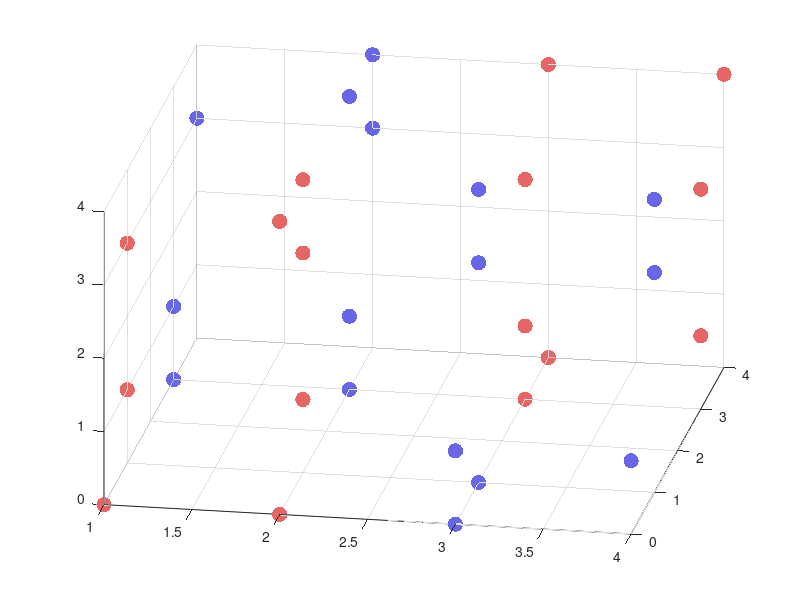
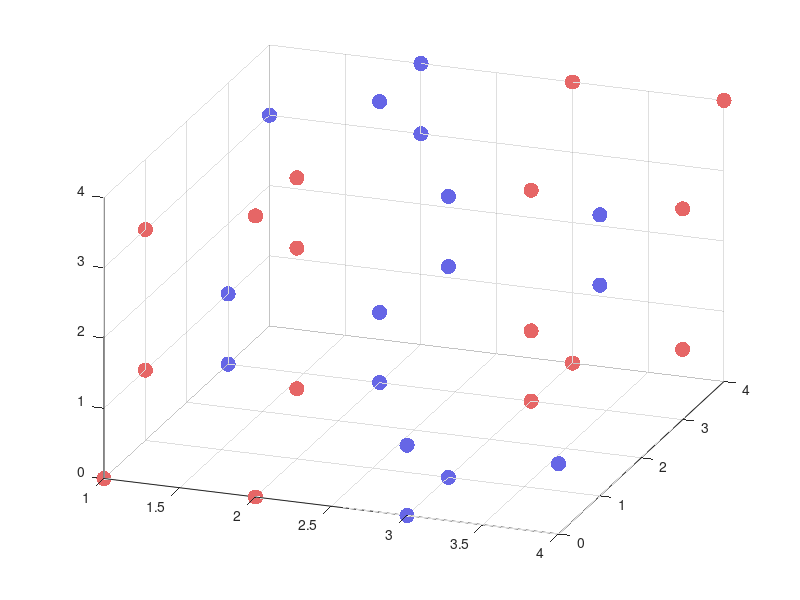
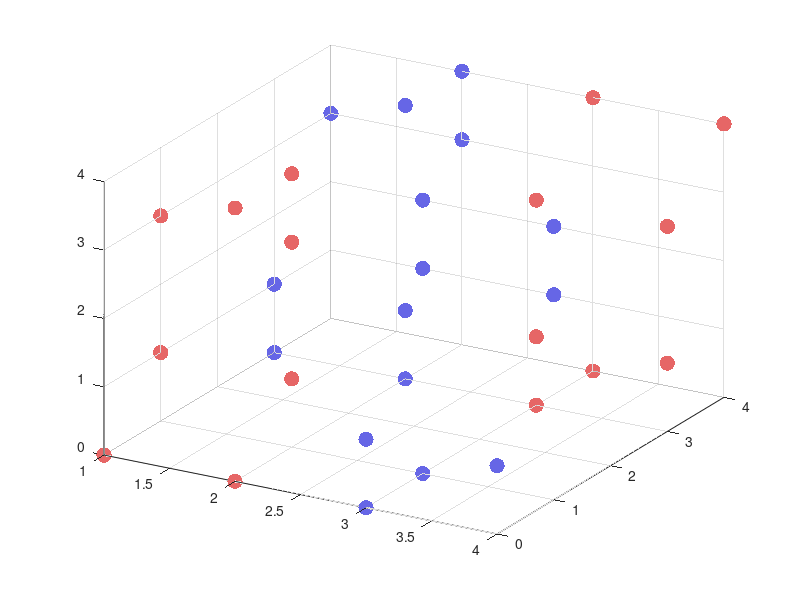
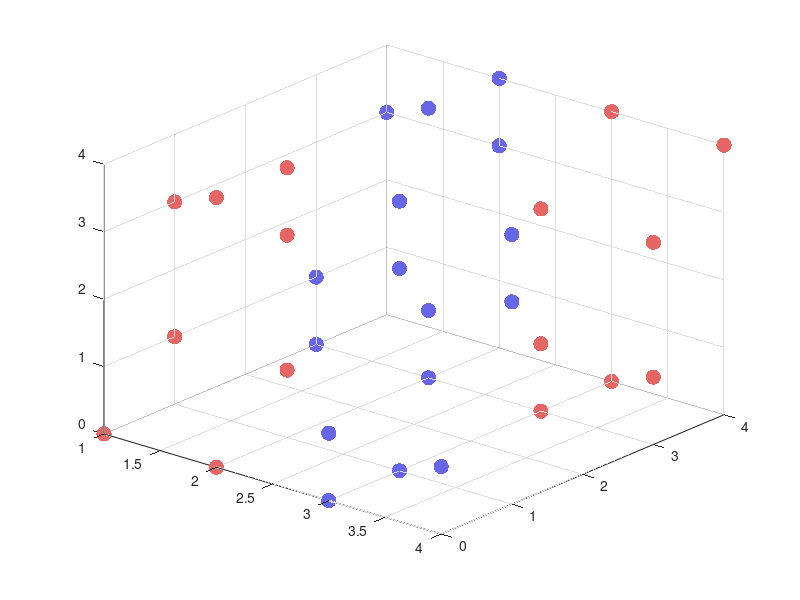

Recreate these plots in MATLAB, in order.
%Jiefeng's stimuli set
%file name
fname = 'jfj_stimuli_param.csv';
fname_train = 'jfj_stimuli_param_train.csv';
fname_test = 'jfj_stimuli_param_test.csv';
%specify training features 
F1 = [1,2,3,4];
F2 = [0,1,3,4];
F3 = [0,1,3,4];

%%categoryA
f(1).F1freq = 3;
f(1).F2freq = [1 2 0 0];
f(2).F1freq = 5;
f(2).F2freq = [2 3 0 0];
f(3).F1freq = 5;
f(3).F2freq = [0 0 3 2];
f(4).F1freq = 3;
f(4).F2freq = [0 0 2 1];

%%feature01
temp = [];
for ii = 1:length(F1)%feature identity
    for ifreq = 1:f(ii).F1freq %first feature frequency
       temp = [temp; F1(ii)];
    end
end

%%feature02
temp2 = [];
for ii = 1:length(F1)%feature identity
for i2 = 1:length(F2)%feature identity
    for ifreq2 = 1:f(ii).F2freq(i2) %second feature frequency
        temp2 = [temp2;F2(i2)];
    end
end
end

%%feature03
temp3 = repmat(F3,1,4);
temp3 = temp3';

CatA_train_feature_set = [temp temp2 temp3 ones(length(temp),1)];%3 features + category label

%%category B
f(1).F1freq = 3;
f(1).F2freq = [0 0 2 1];
f(2).F1freq = 5;
f(2).F2freq = [0 0 3 2];
f(3).F1freq = 5;
f(3).F2freq = [2 3 0 0];
f(4).F1freq = 3;
f(4).F2freq = [1 2 0 0];

%%feature01
temp = [];
for ii = 1:length(F1)%feature identity
    for ifreq = 1:f(ii).F1freq %first feature frequency
       temp = [temp; F1(ii)];
    end
end

%%feature02
temp2 = [];
for ii = 1:length(F1)%feature identity
for i2 = 1:length(F2)%feature identity
    for ifreq2 = 1:f(ii).F2freq(i2) %second feature frequency
        temp2 = [temp2;F2(i2)];
    end
end
end

%%feature03
temp3 = repmat(F3,1,4);
temp3 = temp3';

CatB_train_feature_set = [temp temp2 temp3 zeros(length(temp),1)];%3 features + category label

%%combine 2 sets
Cat_train_set = [CatA_train_feature_set; CatB_train_feature_set];
%%plot
c = [0.9 0.4 0.4];%color for category A (red)
c2 = [0.4 0.4 0.9]; % color for category B (blue)
C = [];
    for ii = 1:size(CatA_train_feature_set,1)
        C = [C; c];
    end

    for ii = 1:size(CatB_train_feature_set,1)
        C = [C; c2];
    end
    
for ii = 10:10:100
h=figure(1);scatter3(Cat_train_set(:,1),Cat_train_set(:,2),Cat_train_set(:,3),120,C,'fill')
view(ii,30)
img_name = ['jfj_stimuli_dimension_train_',num2str(ii,'%03d'),'.jpg'];
saveas(h,img_name)
pause
end

%%save training stimuli parameters
csvwrite(fname_train,Cat_train_set)
%% New stimuli
%Each level in F3 appears 4 times 
CatA_train_feature_set_new = [
    1 1 2
    2 1 2
    3 3 2
    4 3 2];

CatB_train_feature_set_new = [
    1 3 2
    2 3 2
    3 1 2
    4 1 2];

CatA_new = [CatA_train_feature_set_new ones(size(CatA_train_feature_set_new,1),1)];
CatB_new = [CatB_train_feature_set_new zeros(size(CatB_train_feature_set_new,1),1)];

New_set = [CatA_new; CatB_new];

%%save training stimuli parameters
csvwrite(fname_test,New_set)

%%plot
c = [0.6 0.2 0.3];%color for category A (red)
c2 = [0.3 0.2 0.6]; % color for category B (blue)
%C = [];
     for ii = 1:size(CatA_train_feature_set_new,1)
         C = [C; c];
     end
 
     for ii = 1:size(CatB_train_feature_set_new,1)
         C = [C; c2];
     end

%%% labels for train and test stimuli sets
Cat_train_set = [Cat_train_set ones(size(Cat_train_set,1),1)]
New_set = [New_set zeros(size(New_set,1),1)];
Cat = [Cat_train_set; New_set];

%%%Plot
for ii = 10:10:100
h=figure(2);scatter3(Cat(:,1),Cat(:,2),Cat(:,3),120,C,'fill')
view(ii,30)

img_name = ['jfj_stimuli_dimension_traintest_',num2str(ii,'%03d'),'.jpg'];
saveas(h,img_name)
pause
end

figure(3);scatter3(New_set(:,1),New_set(:,2),New_set(:,3),120,'fill')
img_name = ['jfj_stimuli_dimension_test_',num2str(ii,'%03d'),'.jpg'];
saveas(h,img_name)
%% save stimuli parameters
csvwrite(fname,Cat)
%parameters for three features, category label, and train/test label

